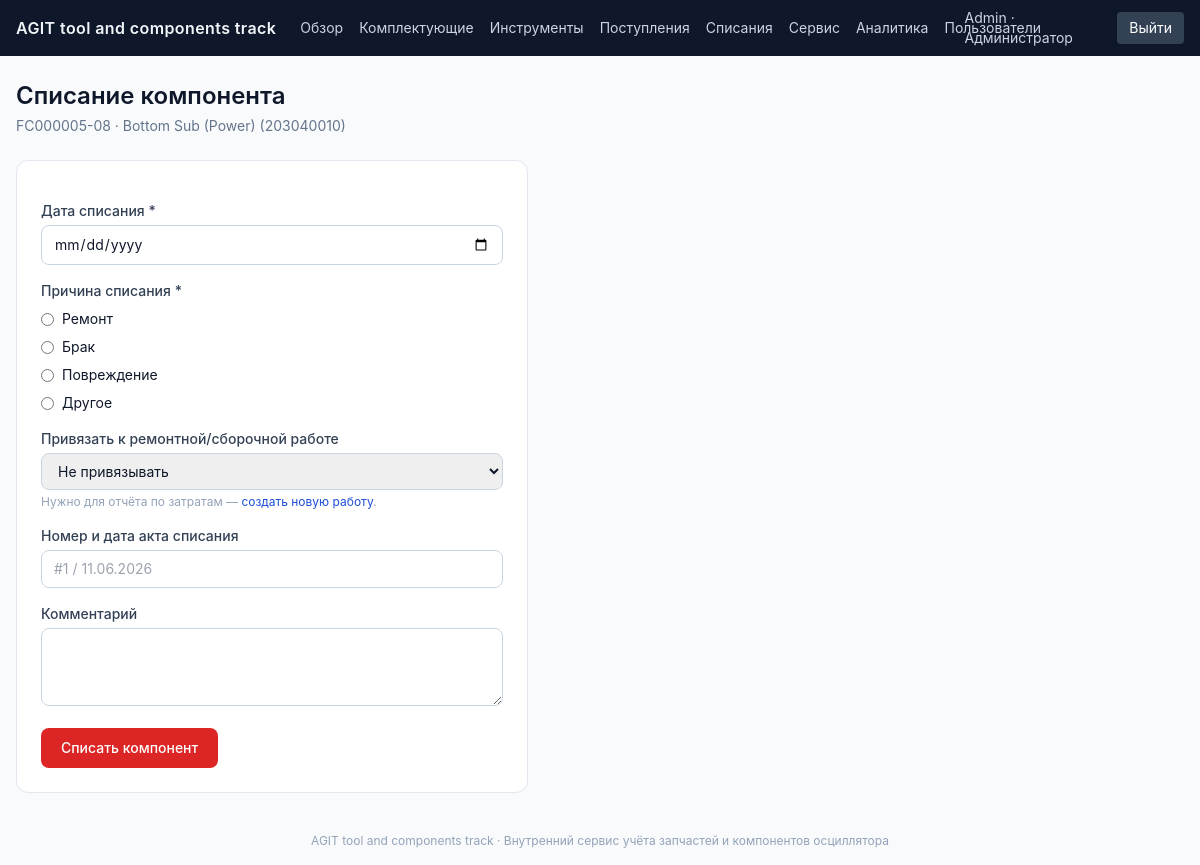
The app's page /units/1/writeoff (signed in) with its own data.
### tables this page shows
CREATE TABLE users (
    id            INTEGER PRIMARY KEY AUTOINCREMENT,
    email         TEXT NOT NULL UNIQUE,
    password_hash TEXT NOT NULL,
    full_name     TEXT NOT NULL DEFAULT '',
    role          TEXT NOT NULL DEFAULT 'viewer' CHECK (role IN ('admin', 'engineer', 'viewer')),
    is_active     INTEGER NOT NULL DEFAULT 1,
    created_at    TIMESTAMP NOT NULL DEFAULT CURRENT_TIMESTAMP
);

CREATE TABLE units (
    id                  INTEGER PRIMARY KEY AUTOINCREMENT,
    part_id             INTEGER NOT NULL REFERENCES parts(id) ON DELETE CASCADE,
    serial_number       TEXT NOT NULL,
    date_mfg            TEXT NOT NULL DEFAULT '',
    status              TEXT NOT NULL DEFAULT 'in_stock' CHECK (status IN ('in_stock', 'installed', 'paired', 'written_off')),
    installed_on        TEXT NOT NULL DEFAULT '',
    installed_on_tool_id INTEGER REFERENCES tools(id) ON DELETE SET NULL,
    circulation_hours   NUMERIC NOT NULL DEFAULT 0,
    service_count       INTEGER NOT NULL DEFAULT 0,
    od_mm               NUMERIC,
    id_mm               NUMERIC,
    location            TEXT NOT NULL DEFAULT '',
    remarks             TEXT NOT NULL DEFAULT '',
    paired_with_unit_id INTEGER REFERENCES units(id) ON DELETE SET NULL,
    receipt_id          INTEGER REFERENCES receipts(id) ON DELETE SET NULL,
    created_at          TIMESTAMP NOT NULL DEFAULT CURRENT_TIMESTAMP,
    UNIQUE (part_id, serial_number)
);

CREATE TABLE parts (
    id                     INTEGER PRIMARY KEY AUTOINCREMENT,
    tool_size              TEXT NOT NULL DEFAULT '',
    part_name              TEXT NOT NULL,
    part_number            TEXT NOT NULL UNIQUE,
    category               TEXT NOT NULL DEFAULT 'other' CHECK (category IN ('rotor', 'stator', 'other')),
    specification          TEXT NOT NULL DEFAULT '',
    unit_weight_kg         NUMERIC,
    -- Составляющие расчётной стоимости за единицу (см. app/costing.py):
    -- стоимость = standard_cost_cny * exchange_rate * (1 + customs_duty_percent/100)
    --             + unit_transfer_price_rub.
    -- standard_cost_cny / exchange_rate / unit_transfer_price_rub кэшируют
    -- данные САМОГО ПОСЛЕДНЕГО поступления по этой детали (себестоимость
    -- может отличаться от партии к партии) — обновляются автоматически при
    -- регистрации нового поступления (см. routes_receipts.py), либо правятся
    -- вручную в карточке детали. customs_duty_percent — ИСКЛЮЧЕНИЕ: это
    -- атрибут самой позиции (part_number), а не партии — таможенная пошлина
    -- одна и та же для всех поступлений этой детали независимо от партии, и
    -- меняется только вручную в карточке детали (поступления её не трогают).
    standard_cost_cny      NUMERIC,
    exchange_rate          NUMERIC,
    customs_duty_percent   NUMERIC,
    unit_transfer_price_rub NUMERIC,
    min_stock_qty          INTEGER NOT NULL DEFAULT 0,
    is_serialized          INTEGER NOT NULL DEFAULT 1,
    opening_balance_qty    NUMERIC NOT NULL DEFAULT 0,
    created_at             TIMESTAMP NOT NULL DEFAULT CURRENT_TIMESTAMP
);

### app/routes_units.py (the view, shortened to what this page needs)
@bp.route("/<int:unit_id>/writeoff", methods=("GET", "POST"))
@roles_required("admin", "engineer")
def writeoff(unit_id):
    unit = db.query_one(
        """SELECT u.*, p.part_name, p.part_number FROM units u JOIN parts p ON p.id=u.part_id WHERE u.id=%s""",
        [unit_id],
    )
    if not unit:
        flash("Компонент не найден.", "error")
        return redirect(url_for("units.list_units"))
    recent_jobs = db.query_all(
        "SELECT id, job_date, job_type, title, tool_assembly FROM service_jobs ORDER BY job_date DESC, id DESC LIMIT 20"
    )
    return render_template("units/writeoff.html", unit=unit, recent_jobs=recent_jobs)

### app/auth.py (called while the page is built)
def load_logged_in_user():
    user_id = session.get("user_id")
    if user_id is None:
        g.user = None
    else:
        g.user = db.query_one(
            "SELECT id, email, full_name, role, is_active FROM users WHERE id = %s",
            [user_id],
        )
        if g.user and not g.user.get("is_active", True):
            g.user = None
            session.clear()

def roles_required(*roles):
    def decorator(view):
        @functools.wraps(view)
        def wrapped(*args, **kwargs):
            if g.user is None:
                return redirect(url_for("auth.login", next=request.path))
            if g.user["role"] not in roles:
                flash("Недостаточно прав для этого действия.", "error")
                return redirect(url_for("dashboard.index"))
            return view(*args, **kwargs)
        return wrapped
    return decorator

def can_edit():
    return g.user is not None and g.user["role"] in ("admin", "engineer")

### app/csrf.py (called while the page is built)
def get_csrf_token():
    token = session.get("_csrf_token")
    if not token:
        token = secrets.token_urlsafe(32)
        session["_csrf_token"] = token
    return token

def init_app(app):
    app.jinja_env.globals["csrf_token"] = get_csrf_token
    @app.before_request
    def _check_csrf():
        if request.method in ("POST", "PUT", "PATCH", "DELETE"):
            sent = request.form.get("csrf_token", "")
            expected = session.get("_csrf_token", "")
            if not expected or not secrets.compare_digest(sent, expected):
                abort(400, description="Некорректный CSRF-токен. Обновите страницу и повторите попытку.")

### app/db.py (called while the page is built, shortened)
def _to_sqlite(query: str) -> str:
    return _PLACEHOLDER_RE.sub("?", query)

def _get_raw_connection():
    if IS_POSTGRES:
        import time
        import psycopg2
        import psycopg2.extras
        last_error = None
        for attempt in range(3):
            try:
                return psycopg2.connect(DATABASE_URL, cursor_factory=psycopg2.extras.RealDictCursor)
            except psycopg2.OperationalError as e:
                last_error = e
                if attempt < 2:
                    time.sleep(1.5 * (attempt + 1))
        raise last_error
    else:
        os.makedirs(os.path.dirname(SQLITE_PATH), exist_ok=True)
        conn = sqlite3.connect(SQLITE_PATH, detect_types=sqlite3.PARSE_DECLTYPES)
        conn.row_factory = sqlite3.Row
        conn.execute("PRAGMA foreign_keys = ON")
        return SqliteConnWrapper(conn)

### app/templates/units/writeoff.html (shortened to what this page needs)
{% extends "base.html" %}
{% block content %}
<h1 class="text-2xl font-semibold mb-1">Списание компонента</h1>
<p class="text-sm text-slate-500 mb-6">{{ unit.serial_number }} · {{ unit.part_name }} ({{ unit.part_number }})</p>
<form method="post" class="bg-white border border-slate-200 rounded-xl p-6 max-w-lg space-y-4">
  <div>
    <label class="block text-sm font-medium text-slate-700 mb-1">Дата списания *</label>
    <input type="date" name="write_off_date" required class="w-full border border-slate-300 rounded-lg px-3 py-2 text-sm">
  </div>
  <div>
    <label class="block text-sm font-medium text-slate-700 mb-2">Причина списания *</label>
    <div class="space-y-2">
      <label class="flex items-center gap-2 text-sm"><input type="radio" name="reason" value="repair" required> Ремонт</label>
      <label class="flex items-center gap-2 text-sm"><input type="radio" name="reason" value="defect"> Брак</label>
      <label class="flex items-center gap-2 text-sm"><input type="radio" name="reason" value="damage"> Повреждение</label>
      <label class="flex items-center gap-2 text-sm"><input type="radio" name="reason" value="other"> Другое</label>
    </div>
  </div>
  <div>
    <label class="block text-sm font-medium text-slate-700 mb-1">Привязать к ремонтной/сборочной работе</label>
    <select name="job_id" class="w-full border border-slate-300 rounded-lg px-3 py-2 text-sm">
      <option value="">Не привязывать</option>
    </select>
    <p class="text-xs text-slate-400 mt-1">Нужно для отчёта по затратам — <a href="{{ url_for('jobs.new_job') }}" class="text-blue-700 hover:underline">создать новую работу</a>.</p>
  </div>
  <div>
    <label class="block text-sm font-medium text-slate-700 mb-1">Номер и дата акта списания</label>
    <input name="act_number" placeholder="#1 / 11.06.2026" class="w-full border border-slate-300 rounded-lg px-3 py-2 text-sm">
  </div>
  <div>
    <label class="block text-sm font-medium text-slate-700 mb-1">Комментарий</label>
    <textarea name="note" rows="3" class="w-full border border-slate-300 rounded-lg px-3 py-2 text-sm"></textarea>
  </div>
  <button class="bg-red-600 text-white rounded-lg px-5 py-2.5 text-sm font-medium hover:bg-red-700">Списать компонент</button>
</form>
{% endblock %}

### app/templates/base.html (shortened to what this page needs)
<!doctype html>
<html lang="ru">
<head>
  <script src="https://cdn.tailwindcss.com"></script>
</head>
<body class="bg-slate-50 text-slate-900 min-h-screen flex flex-col">
  {% if current_user %}
  <nav class="bg-slate-900 text-slate-100">
    <div class="max-w-[1600px] mx-auto px-4 xl:px-8">
      <div class="flex items-center justify-between h-14 gap-4">
        <div class="flex items-center gap-6 min-w-0">
          <a href="{{ url_for('dashboard.index') }}" class="font-semibold tracking-wide whitespace-nowrap shrink-0">AGIT tool and components track</a>
          <div class="hidden lg:flex gap-4 text-sm text-slate-300">
            <a href="{{ url_for('dashboard.index') }}" class="hover:text-white">Обзор</a>
            <a href="{{ url_for('parts.list_parts') }}" class="hover:text-white">Комплектующие</a>
            <a href="{{ url_for('tools.list_view') }}" class="hover:text-white">Инструменты</a>
            <a href="{{ url_for('receipts.list_receipts') }}" class="hover:text-white">Поступления</a>
            <a href="{{ url_for('writeoffs.list_writeoffs') }}" class="hover:text-white">Списания</a>
            <a href="{{ url_for('jobs.list_view') }}" class="hover:text-white">Сервис</a>
            <a href="{{ url_for('analytics.index') }}" class="hover:text-white">Аналитика</a>
            {% if current_user.role == 'admin' %}
            <a href="{{ url_for('admin.users') }}" class="hover:text-white">Пользователи</a>
            {% endif %}
          </div>
        </div>
        <div class="flex items-center gap-3 text-sm text-slate-300">
          <a href="{{ url_for('auth.change_password') }}" class="hover:text-white">{{ current_user.full_name or current_user.email }} · {{ role_labels[current_user.role] }}</a>
          <a href="{{ url_for('auth.logout') }}" class="px-3 py-1.5 rounded bg-slate-700 hover:bg-slate-600 text-white">Выйти</a>
        </div>
      </div>
    </div>
  </nav>
  {% endif %}
  <main class="flex-1 max-w-[1600px] mx-auto w-full px-4 xl:px-8 py-6">
    {% block content %}{% endblock %}
  </main>
  <footer class="text-center text-xs text-slate-400 py-4">AGIT tool and components track · Внутренний сервис учёта запчастей и компонентов осциллятора</footer>
</body>
</html>

### app/templates/base.html (style rules this page uses)
body { font-family: -apple-system, BlinkMacSystemFont, "Segoe UI", Roboto, sans-serif; }

### records on screen
users: full_name "Admin", role "Администратор"
units: serial_number "FC000005-08"
parts: part_name "Bottom Sub (Power)", part_number "203040010"
